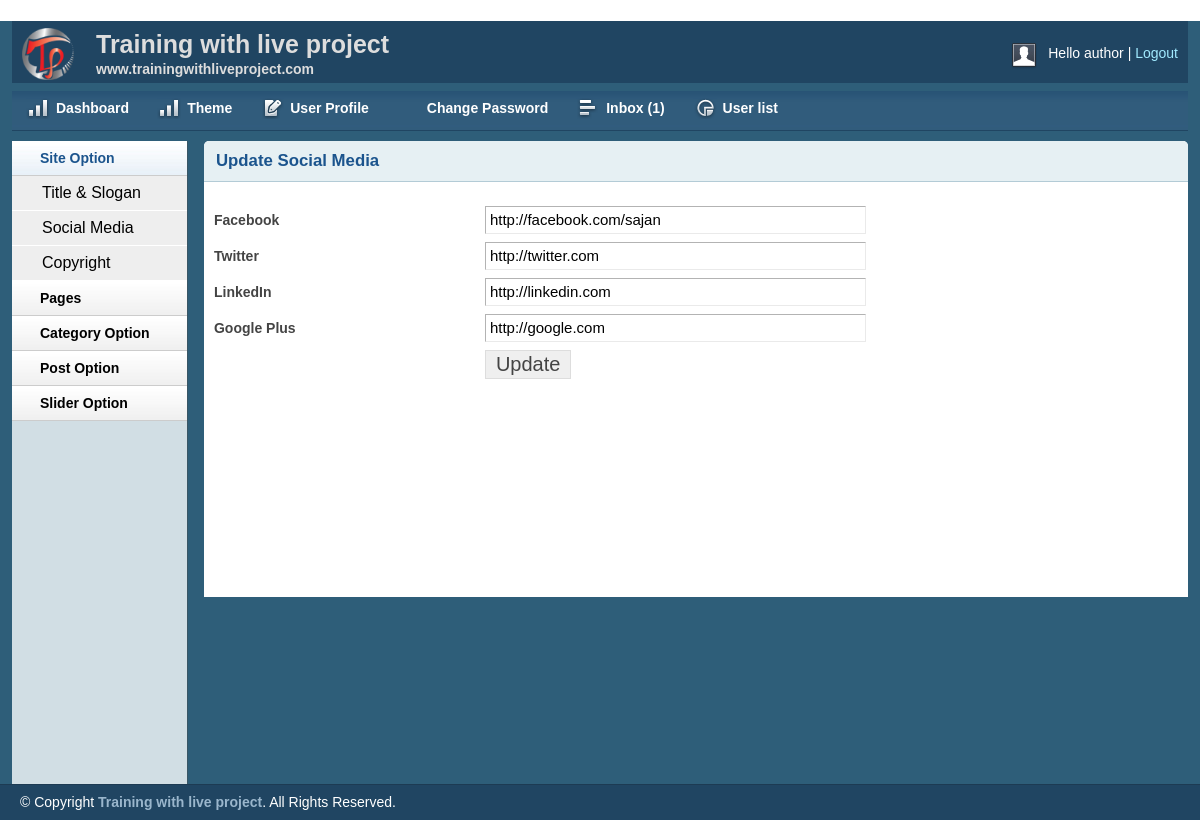
The page /admin/social.php (signed in) on the database its author committed.
### tables this page shows
CREATE TABLE IF NOT EXISTS `tbl_social` (
  `id` int(11) NOT NULL AUTO_INCREMENT,
  `fb` varchar(255) NOT NULL,
  `tw` varchar(255) NOT NULL,
  `ln` varchar(255) NOT NULL,
  `gp` varchar(255) NOT NULL,
  PRIMARY KEY (`id`)
);

### lib/Database.php (called while the page is built, shortened)
<?php
Class Database {
    public $host = DB_HOST;
    public $user = DB_USER;
    public $pass = DB_PASS;
    public $dbname = DB_NAME;
    public $link;
    private function connectDB() {
        $this->link = new mysqli($this->host, $this->user, $this->pass, $this->dbname);
    }
    public function select($query) {
        $result = $this->link->query($query) or die($this->link->error . __LINE__);
        if ($result->num_rows > 0) {
            return $result;
        } else {
            return false;
        }
    }
}

### admin/social.php (the view, shortened to what this page needs)
<?php include 'inc/header.php'; ?>
<?php include 'inc/sidebar.php'; ?>
<div class="grid_10">
    <div class="box round first grid">
        <h2>Update Social Media</h2>
        <div class="block">
            <?php
            $query = "select * from tbl_social where id='1'";
            $social_media = $db->select($query);
            if ($social_media) {
                while ($result = $social_media->fetch_assoc()) {
                    ?>
                    <form action="social.php" method="post">
                        <table class="form">
                            <tr>
                                <td>
                                    <label>Facebook</label>
                                </td>
                                <td>
                                    <input type="text" name="fb" value="<?php echo $result['fb']; ?>" class="medium" />
                                </td>
                            </tr>
                            <tr>
                                <td>
                                    <label>Twitter</label>
                                </td>
                                <td>
                                    <input type="text" name="tw" value="<?php echo $result['tw']; ?>" class="medium" />
                                </td>
                            </tr>
                            <tr>
                                <td>
                                    <label>LinkedIn</label>
                                </td>
                                <td>
                                    <input type="text" name="ln" value="<?php echo $result['ln']; ?>" class="medium" />
                                </td>
                            </tr>
                            <tr>
                                <td>
                                    <label>Google Plus</label>
                                </td>
                                <td>
                                    <input type="text" name="gp" value="<?php echo $result['gp']; ?>" class="medium" />
                                </td>
                            </tr>
                            <tr>
                                <td></td>
                                <td>
                                    <input type="submit" name="submit" Value="Update" />
                                </td>
                            </tr>
                        </table>
                    </form>
                <?php
                }
            }
            ?>
        </div>
    </div>
</div>
<?php include 'inc/footer.php'; ?>

### admin/css/text.css (style rules this page uses)
body { font: 13px/1.5 Tahoma, Helvetica, Arial, 'Liberation Sans', FreeSans, sans-serif; }
h2 { font-size: 23px; }
p, dl, hr, h1, h2, h3, h4, h5, h6, ol, ul, pre, table, address, fieldset { margin-bottom: 20px; }

### admin/css/grid.css (style rules this page uses)
.grid_1, .grid_2, .grid_3, .grid_4, .grid_5, .grid_6, .grid_7, .grid_8, .grid_9, .grid_10, .grid_11, .grid_12, .grid_13, .grid_14, .grid_15, .grid_16 { display: inline; float: left; margin-left: 1%; margin-right: 1%; }
.container_12 .grid_10 { width: 81.333%; }

### admin/css/layout.css (style rules this page uses)
body { background: #fff none repeat scroll 0 0; color: #444; font-size: 14px; padding: 0; }
h1, h2, h3, h4, h5, h6 { line-height:1.2em; margin-bottom:.3em; }
h2 { margin-top:1em; }
.box { background:#fff; margin-bottom:20px; padding:10px 10px 10px 10px; margin-left:-8px; }
.box.grid { padding-bottom:40px; }
.box.round { -moz-border-radius: 5px 5px 0px 0px; -webkit-border-radius: 5px 5px 0px 0px; border-radius: 5px 5px 0px 0px; }
.box h2 { font-size:1.2em; font-weight:bold; color:#1B548D; background:#E6F0F3; margin:-10px -10px 0 -10px; padding:10px 12px; border-bottom:1px solid #B3CBD6; -moz-border-radius: 5px 5px 0px 0px; -webkit-border-radius: 5px 5px 0px 0px; border-radius: 5px 5px 0px 0px; }
.box.first { min-height: 406px; }
.block { padding-top:20px; }
table.form { width:100%; }
table.form td { padding:4px 0px; }
table.form label { font-weight:bold; }
table.form input, table.form select { font-size: 15px; padding: 4px 4px 5px 4px; border-top: 1px solid #b3b3b3; border-left: 1px solid #b3b3b3; border-right: 1px solid #eaeaea; border-bottom: 1px solid #eaeaea; }
table.form input[type="submit"] { border: 1px solid #ddd; color: #444; cursor: pointer; font-size: 20px; padding: 2px 10px; }
input.medium { width: 55%; }
.block { padding-bottom:1px; }

### rows shown on the page
tbl_social: fb "http://facebook.com/sajan", tw "http://twitter.com", ln "http://linkedin.com", gp "http://google.com"

### other values the page prints
Session::get('username') "author"
$count "1"
